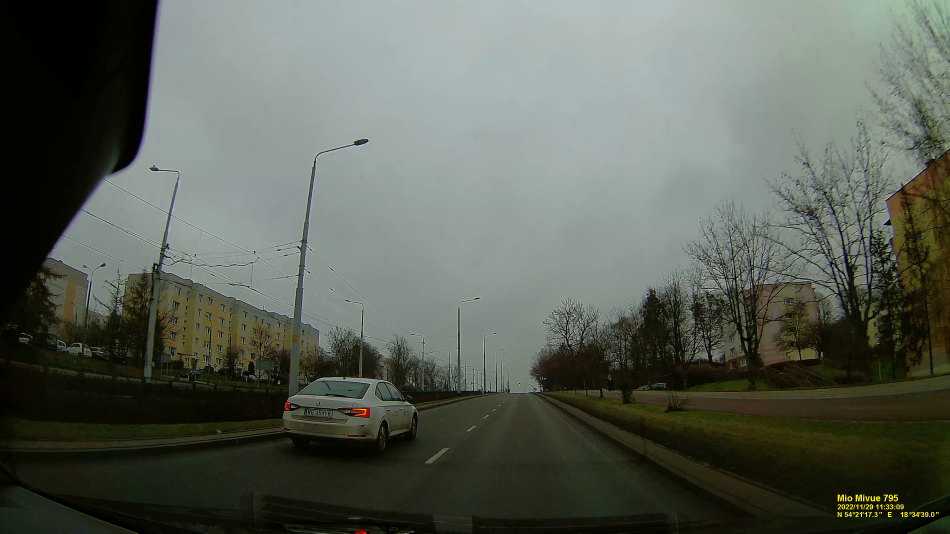
#> input picture data/obrazy/zdjecie_100.jpg, 2848 x 1600 px, given as the content of the folder ../data/input_images, which was not available (shown at 1/3 size)
$ python analiza_zdjec.py
#> lines starting #> are read from the running program, lines starting #| are printed output that depends on the picture; pictures that were not available may be replaced by others from this repository, and a replacement may not be noted
### src/utils.py
from PIL import Image
import numpy as np

def load_image(image_path):
    """
    Pobiera obraz z podanej ścieżki i zwraca jego kopię.
    """
#> called with image_path = '../data/input_images/zdjecie_100.jpg'
    try:
        img = Image.open(image_path)
#> img is the input picture: PIL image 2848x1600 RGB; mean R, G, B 90.1, 95.9, 86.5
        img_copy = img.copy()  # Tworzenie kopii obrazu
        img.close()  # Zamknięcie oryginalnego obrazu
        return img_copy
    except IOError:
        print(f"Błąd podczas ładowania obrazu: {image_path}")
        return None

def ocena_jakosci(image):
    """
    Sprawdza jakość obrazu i zwraca słownik z metrykami.
    """
    quality_metrics = {
        "resolution": image.size,
        "sharpness": ocena_ostrosci(image),
    }
    return quality_metrics

def ocena_ostrosci(image):
    """
    Ocena ostrości obrazu.
    """
    image_array = np.array(image.convert('L'))  # Konwersja do skali szarości
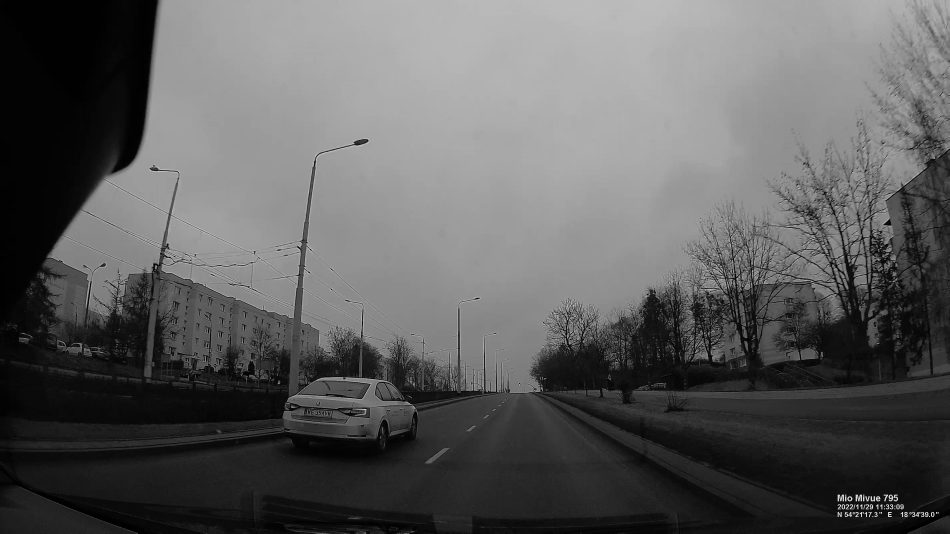
#> image_array: shape (1600, 2848) (shown at 1/3 size); min 0, max 244, mean 93.2
    gradient = np.gradient(image_array)
#> gradient = 2 items
    sharpness = np.std(gradient)
#> sharpness = 7.61
    return sharpness

### src/analiza_zdjec.py
# Z racji sporej ilości zdjęc do wyboru, napisaliśmy prosty program do analizy zdjęć i wybrania 300 najlepszych.

import os
import shutil
from utils import load_image, ocena_jakosci

def analiza(source_folder, destination_folder, top_n=300):
    """
    Analizuje zdjęcia w podanym folderze, sortuje je według jakości i wybiera top_n zdjęć.
    """
    zdjecia = [os.path.join(source_folder, f) for f in os.listdir(source_folder) if f.endswith(('.png', '.jpg', '.jpeg'))]
    wyniki_jakosci = {}

    for i, img_path in enumerate(zdjecia):
        print(f"Przetwarzanie obrazu {i + 1} z {len(zdjecia)}")
        image = load_image(img_path)
        if image:
            quality_metrics = ocena_jakosci(image)
#> in ocena_jakosci, `quality_metrics = { "resolution": image.size, "sharpness": ocena_ostro..`: quality_metrics = {'resolution': (2848, 1600), 'sharpness': 7.61}
#> quality_metrics = {'resolution': (2848, 1600), 'sharpness': 7.61}
            # Ocena jakości na podstawie zdefiniowanych metryk
            wynik = quality_metrics["resolution"][0] * quality_metrics["resolution"][1] + quality_metrics["sharpness"]
#> wynik = 4556807.6
            wyniki_jakosci[img_path] = wynik

    # Sortowanie zdjęć według oceny jakości i wybór top_n
    top_images = sorted(wyniki_jakosci, key=wyniki_jakosci.get, reverse=True)[:top_n]
#> top_images = ['../data/input_images/zdjecie_100.jpg']

    # Kopiowanie najlepszych zdjęć do docelowego folderu
    for img in top_images:
        shutil.copy(img, os.path.join(destination_folder, os.path.basename(img)))
#> this loop made 1 pass

    print(f"Skopiowano {len(top_images)} zdjęć do {destination_folder}")
#| Skopiowano 1 zdjęć do ../data/obrazy
    return top_images

def main():
    source_folder = '../data/input_images'  # Ścieżka do folderu ze zdjęciami do analizy
    destination_folder = '../data/obrazy'  # Ścieżka do folderu docelowego

    if not os.path.exists(destination_folder):
        os.makedirs(destination_folder)

    top_images = analiza(source_folder, destination_folder)
#> top_images = ['../data/input_images/zdjecie_100.jpg']

if __name__ == "__main__":
    main()

$ run again, on data/obrazy/zdjecie_147.jpg
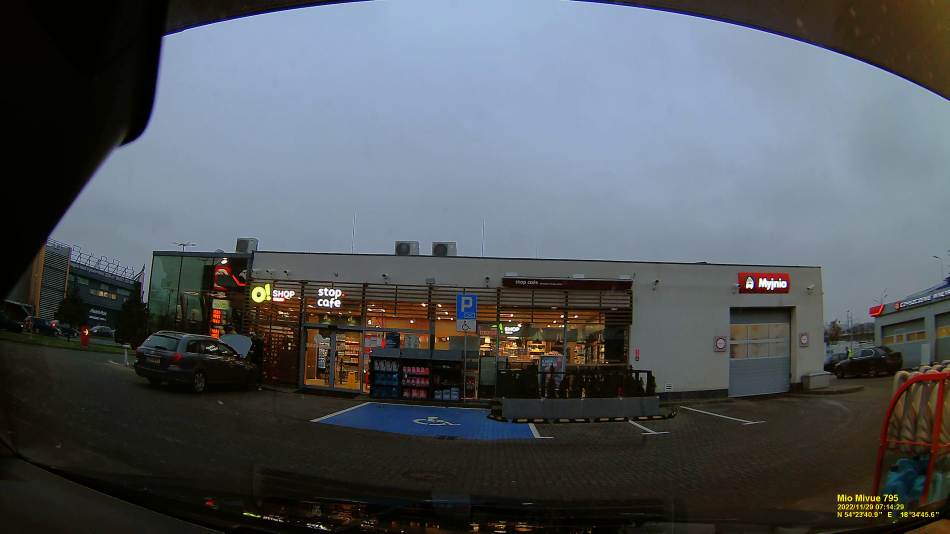
#> input picture data/obrazy/zdjecie_147.jpg, 2848 x 1600 px, given as the content of the folder ../data/input_images, which was not available (shown at 1/3 size)
#> in load_image, img is the input picture: PIL image 2848x1600 RGB; mean R, G, B 81.5, 87, 91.7
#> in ocena_ostrosci, `image_array = np.array(image.convert('L'))`:
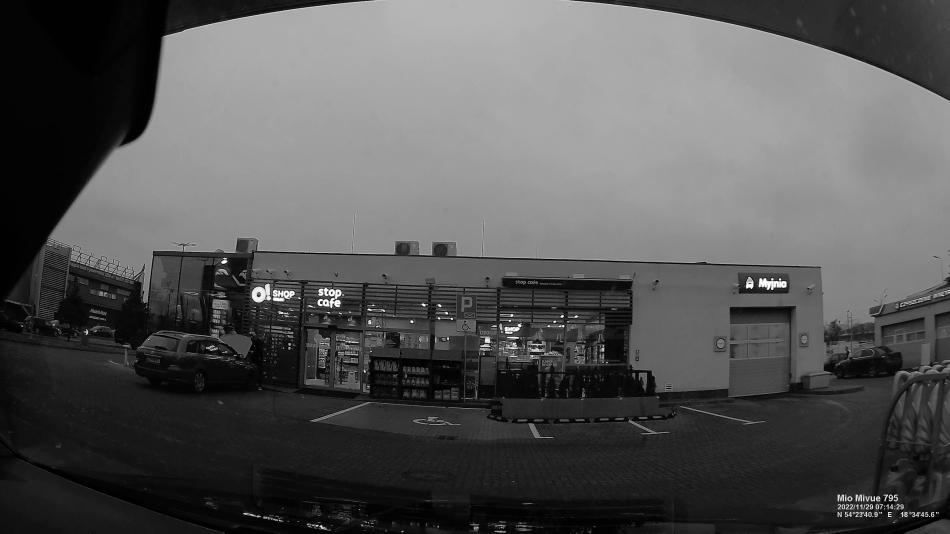
#> image_array: shape (1600, 2848) (shown at 1/3 size); min 0, max 255, mean 85.8
#> gradient = 2 items
#> sharpness = 7.08
#> in ocena_jakosci, `quality_metrics = { "resolution": image.size, "sharpness": ocena_ostro..`: quality_metrics = {'resolution': (2848, 1600), 'sharpness': 7.08}
#> wynik = 4556807.1
#> in analiza, `top_images = sorted(wyniki_jakosci, key=wyniki_jakosci.get, reverse=Tr..`: top_images = ['../data/input_images/zdjecie_147.jpg']
#> the loop in analiza, `for img in top_images:` made 1 pass
#| Skopiowano 1 zdjęć do ../data/obrazy

$ run again, on data/obrazy/zdjecie_151.jpg
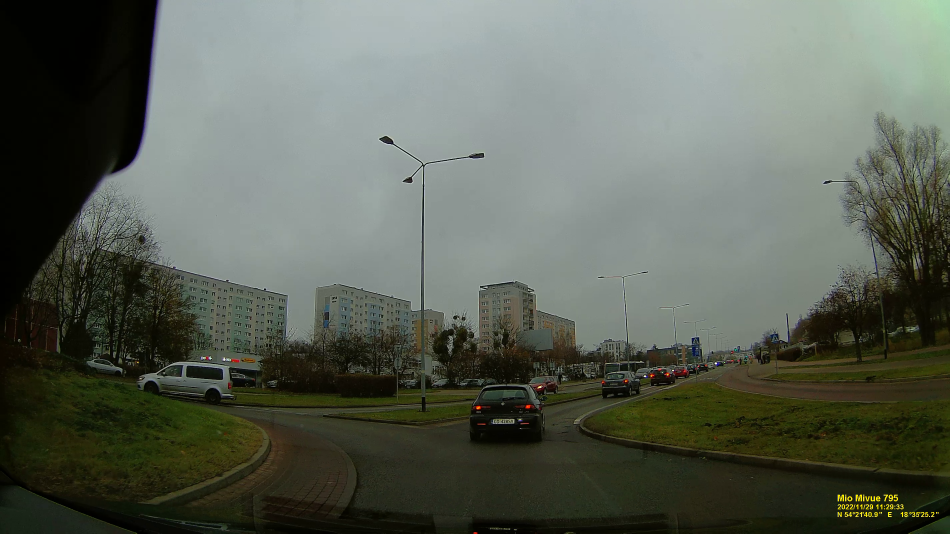
#> input picture data/obrazy/zdjecie_151.jpg, 2848 x 1600 px, given as the content of the folder ../data/input_images, which was not available (shown at 1/3 size)
#> in load_image, img is the input picture: PIL image 2848x1600 RGB; mean R, G, B 91.7, 97.8, 86.8
#> in ocena_ostrosci, `image_array = np.array(image.convert('L'))`:
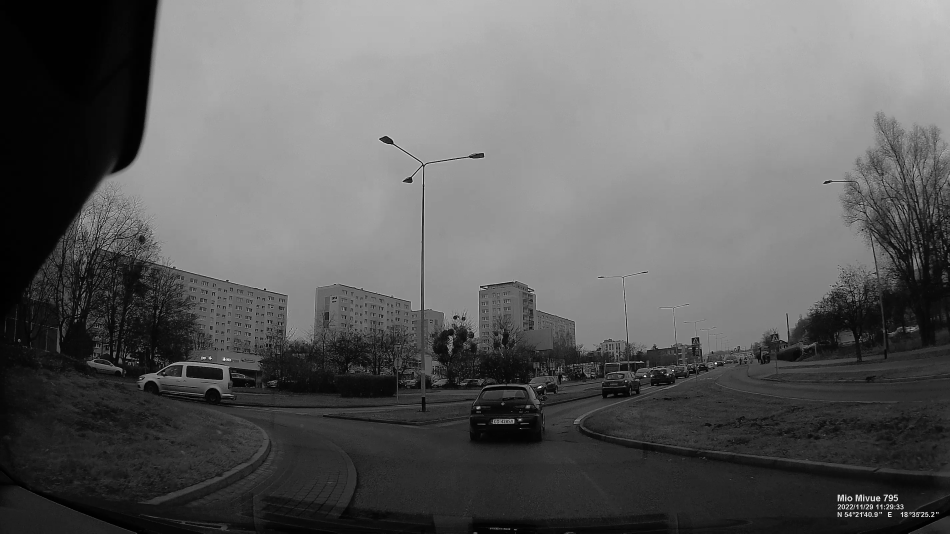
#> image_array: shape (1600, 2848) (shown at 1/3 size); min 0, max 255, mean 94.7
#> gradient = 2 items
#> sharpness = 7.4
#> in ocena_jakosci, `quality_metrics = { "resolution": image.size, "sharpness": ocena_ostro..`: quality_metrics = {'resolution': (2848, 1600), 'sharpness': 7.4}
#> wynik = 4556807.4
#> in analiza, `top_images = sorted(wyniki_jakosci, key=wyniki_jakosci.get, reverse=Tr..`: top_images = ['../data/input_images/zdjecie_151.jpg']
#> the loop in analiza, `for img in top_images:` made 1 pass
#| Skopiowano 1 zdjęć do ../data/obrazy
